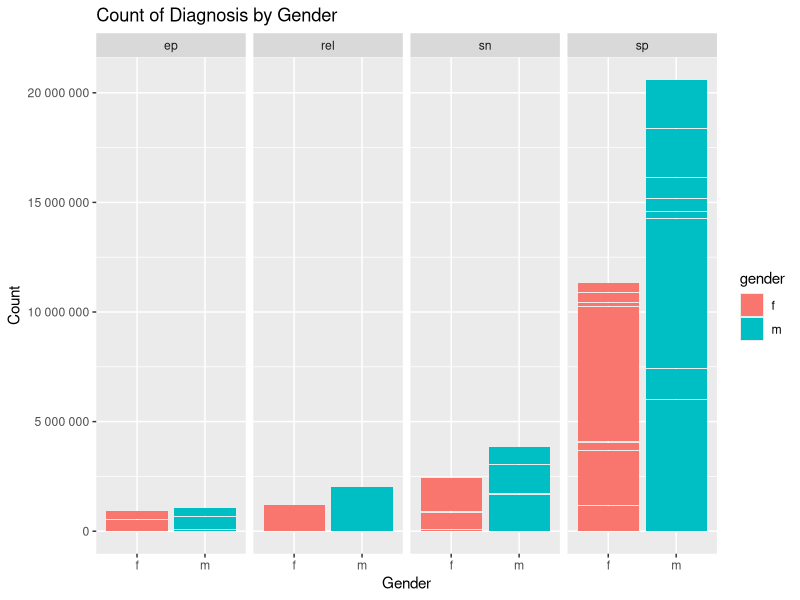
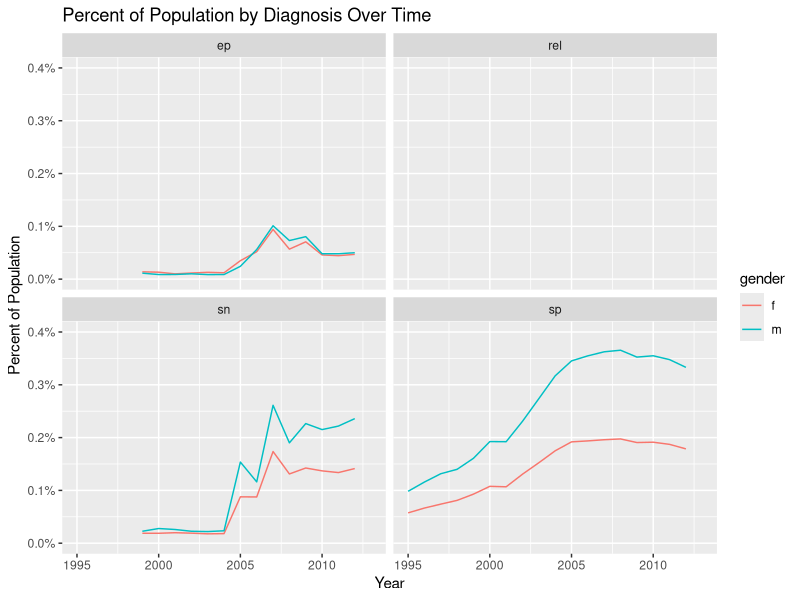
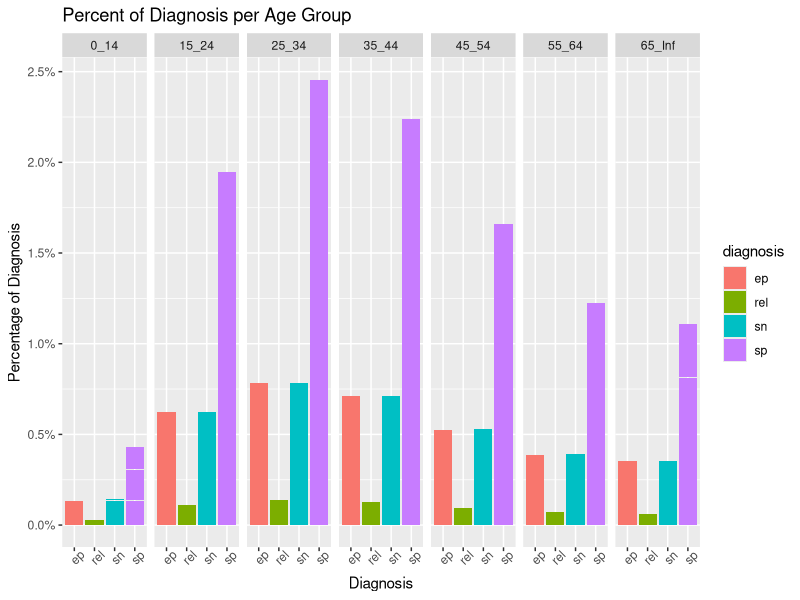

The R script that drew these images, in order:
## ---- chunk 1
library(dplyr)
library(tidyr)
library(ggplot2)

#your code here
data(who)
data(population)

who_long <- who %>%
  pivot_longer( cols = 5:60
               , names_pattern = "new_?(.*)_(.)(.*)"
               , names_to = c("diagnosis","gender","age")
               , values_to = "count")
print(who_long)
## ---- chunk 2
# your code here

population_join <- who_long %>%
left_join(population
  ,by = c("country", "year"))



## ---- chunk 3
# your code here

  population_join<- population_join %>%
  separate(age
           , sep = -2
           , into = c("min_age","max_age")
           , fill = "left"
            )

## ---- chunk 4
# your code here

population_join <- population_join %>%
mutate(min_age = 
  
  ifelse((max_age == 65), max_age, min_age)) %>%
mutate(max_age = 
         
      ifelse((max_age == 65), Inf, max_age)) 
       

## ---- chunk 5
# your code here
population_join %>%
  group_by(gender) %>%
  summarize(diagnosis_count = sum(count, na.rm = TRUE ))



## ---- chunk 6
#your code here

ggplot(population_join, aes(x=gender, y=count, fill = gender)) +
geom_col() +
  labs( x= "Gender",
        y= "Count",
        title = "Count of Diagnosis by Gender") +
  facet_grid(.~diagnosis) +
  scale_y_continuous(labels = scales::number_format())

## ---- chunk 7
# your code here

  population_join %>% 
  drop_na(population,count) %>%
  group_by(year, gender, diagnosis) %>%
  summarize(percentage_of_population= 100*sum(count)/sum(population)) 



## ---- chunk 8
# your code here

population_join_plot <- population_join %>%
  drop_na(count,population) %>%
  group_by(year, gender, diagnosis) %>%
  mutate(percentage_of_population = 100*sum(count)/sum(population))

ggplot(population_join_plot) +
       geom_line(aes(x=year,y= percentage_of_population, group = gender, color = gender)) +
        labs(x="Year"
              ,y="Percent of Population"
              ,title="Percent of Population by Diagnosis Over Time") +
     facet_wrap(.~diagnosis) +
  scale_y_continuous(labels=scales::percent_format(),
                     limits = c(0,.004))

             
    

##use scale library
## ---- chunk 9
# your code here

population_join <-population_join %>%
  unite("age_range",7:8, sep = "_")



## ---- chunk 10
# your code here
all_diagnosis <- population_join %>%
  mutate(all_diagnoses = sum(count,na.rm = TRUE))

diagnosis_by_age <-population_join %>%
  group_by(age_range) %>%
  summarize(all_diagnoses_by_age_group = sum(count,na.rm = TRUE))

combined_df <-all_diagnosis %>%
  left_join(diagnosis_by_age,by = "age_range")

combined_df <-combined_df %>%
  group_by(age_range) %>%
  mutate(percent_of_age_group = all_diagnoses_by_age_group/sum(all_diagnoses)) %>%
  drop_na(count)

ggplot(combined_df) +
  geom_col(aes(x= diagnosis, y= percent_of_age_group, fill = diagnosis)) +
      facet_grid(.~age_range) +
        scale_y_continuous(labels=scales::percent_format())+
          labs(title = "Percent of Diagnosis per Age Group"
                ,x = "Diagnosis"
                ,y = "Percentage of Diagnosis") +
              theme(axis.text.x = element_text(angle = 45))

